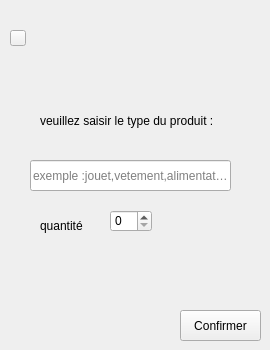
      <widget class="QWidget" name="page_15">
       <widget class="QLabel" name="label_34">
        <property name="geometry">
         <rect>
          <x>40</x>
          <y>90</y>
          <width>181</width>
          <height>61</height>
         </rect>
        </property>
        <property name="text">
         <string>veuillez saisir le type du produit :</string>
        </property>
       </widget>
       <widget class="QLineEdit" name="typep">
        <property name="geometry">
         <rect>
          <x>30</x>
          <y>160</y>
          <width>201</width>
          <height>31</height>
         </rect>
        </property>
        <property name="placeholderText">
         <string>exemple :jouet,vetement,alimentation</string>
        </property>
       </widget>
       <widget class="QLabel" name="label_35">
        <property name="geometry">
         <rect>
          <x>40</x>
          <y>200</y>
          <width>71</width>
          <height>51</height>
         </rect>
        </property>
        <property name="text">
         <string>quantité</string>
        </property>
       </widget>
       <widget class="QSpinBox" name="quantitep">
        <property name="geometry">
         <rect>
          <x>110</x>
          <y>210</y>
          <width>42</width>
          <height>22</height>
         </rect>
        </property>
       </widget>
       <widget class="QPushButton" name="pushButton_valid_15">
        <property name="geometry">
         <rect>
          <x>180</x>
          <y>310</y>
          <width>81</width>
          <height>31</height>
         </rect>
        </property>
        <property name="toolTip">
         <string>Valider</string>
        </property>
        <property name="styleSheet">
         <string notr="true"/>
        </property>
        <property name="text">
         <string>Confirmer</string>
        </property>
        <property name="icon">
         <iconset>
          <normaloff>../application_02/Images/check.png</normaloff>../application_02/Images/check.png</iconset>
        </property>
       </widget>
       <widget class="QPushButton" name="pushButton_10">
        <property name="geometry">
         <rect>
          <x>10</x>
          <y>30</y>
          <width>16</width>
          <height>16</height>
         </rect>
        </property>
        <property name="styleSheet">
         <string notr="true">border-image: url(:/new/prefix1/images/fleche-petite-gauche (1).png);</string>
        </property>
        <property name="text">
         <string/>
        </property>
       </widget>
      </widget>
